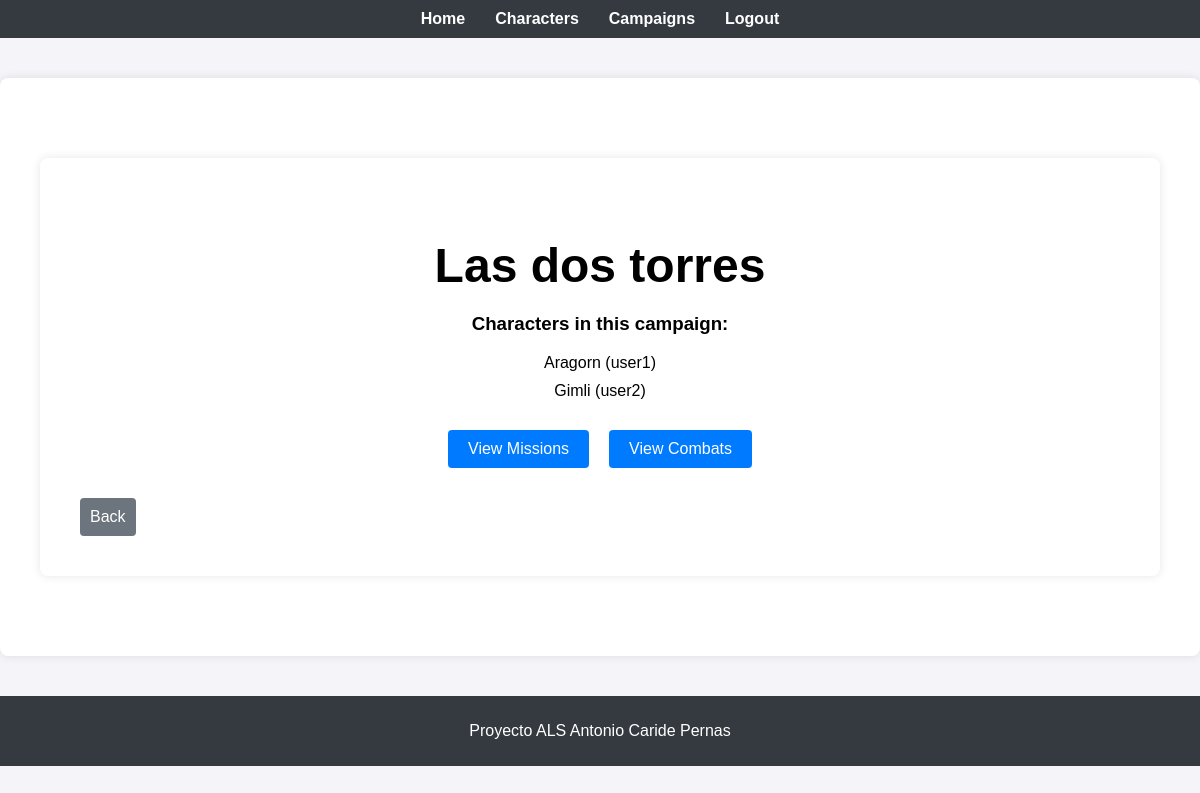
Screenshot of /campaigns/play/1 (signed in) with the database file from the repository.
### app/models/campaign.py (models this page shows, shortened)
class Campaign(db.Model):
    id = db.Column(db.Integer, primary_key=True)
    name = db.Column(db.String(150), nullable=False)
    master_id = db.Column(db.Integer, db.ForeignKey('user.id'), nullable=False)
    is_public = db.Column(db.Boolean, default=False)
    allowed_players = db.relationship('User', secondary=allowed_players, lazy='subquery',
                                      backref=db.backref('campaigns', lazy=True))

### app/models/character.py (models this page shows, shortened)
class Character(db.Model):
    id = db.Column(db.Integer, primary_key=True)
    name = db.Column(db.String(150), nullable=False)
    user_id = db.Column(db.Integer, db.ForeignKey('user.id'), nullable=False)
    user = db.relationship('User', backref=db.backref('characters', lazy=True))  # Añade la relación con User
    race = db.Column(db.String(50), nullable=False)
    character_class = db.Column(db.String(50), nullable=False)
    level = db.Column(db.Integer, nullable=False, default=1)
    strength = db.Column(db.Integer, nullable=False, default=10)
    dexterity = db.Column(db.Integer, nullable=False, default=10)
    constitution = db.Column(db.Integer, nullable=False, default=10)
    intelligence = db.Column(db.Integer, nullable=False, default=10)
    wisdom = db.Column(db.Integer, nullable=False, default=10)
    charisma = db.Column(db.Integer, nullable=False, default=10)
    hit_points = db.Column(db.Integer, nullable=False, default=10)
    armor_class = db.Column(db.Integer, nullable=False, default=10)
    initiative = db.Column(db.Integer, nullable=False, default=0)
    speed = db.Column(db.Integer, nullable=False, default=30)
    campaign_id = db.Column(db.Integer, db.ForeignKey('campaign.id'), nullable=True)  # Nueva propiedad
    bonus = db.Column(db.String(50), nullable=True)

### app/models/user.py (models this page shows, shortened)
class User(UserMixin, db.Model):
    id = db.Column(db.Integer, primary_key=True)
    username = db.Column(db.String(150), unique=True, nullable=False)
    password_hash = db.Column(db.String(150), nullable=False)
    role = db.Column(db.String(50), nullable=False)  # Agrega el campo role

### app/routes/campaigns.py (the view)
@campaigns_bp.route('/play/<int:campaign_id>', methods=['GET'])
@login_required
def play_campaign(campaign_id):
    campaign = Campaign.query.get_or_404(campaign_id)
    characters = Character.query.filter_by(campaign_id=campaign.id).all()
    missions = Mission.query.filter_by(campaign_id=campaign.id).all()
    combats = Combat.query.filter_by(campaign_id=campaign.id).all()
    if current_user.role == 'master':
        return render_template('campaigns/play_master.html', campaign=campaign, characters=characters, missions=missions, combats=combats)
    else:
        return render_template('campaigns/play_player.html', campaign=campaign, characters=characters, missions=missions, combats=combats)

### app/templates/campaigns/play_player.html (shortened to what this page needs)
<!DOCTYPE html>
<html lang="en">
<head>
    <link rel="stylesheet" href="{{ url_for('static', filename='styles.css') }}">
</head>
<body>
    {% extends "base.html" %}
    {% block content %}
    <div class="container">
        <div class="campaign-name">
            <h2>{{ campaign.name }}</h2>
        </div>
        <div class="characters-list">
            <h3>Characters in this campaign:</h3>
            <ul>
                {% for character in characters %}
                <li>{{ character.name }} ({{ character.user.username }})</li>
                {% endfor %}
            </ul>
        </div>
        <div class="operations">
            <div class="btn-container">
                <a href="{{ url_for('missions.view_missions', campaign_id=campaign.id) }}" class="btn">View Missions</a>
                <a href="{{ url_for('combats.view_combats', campaign_id=campaign.id) }}" class="btn">View Combats</a>
            </div>
        </div>
        <a href="{{ url_for('campaigns.list_campaigns') }}" class="back-button">Back</a>
    </div>
    {% endblock %}

### app/static/styles.css (style rules this page uses)
body { font-family: Arial, sans-serif; background-color: #f4f4f4; margin: 0; padding: 0; }
.container { max-width: 600px; margin: 50px auto; padding: 20px; background-color: #fff; box-shadow: 0 0 10px rgba(0, 0, 0, 0.1); }
h2 { text-align: center; margin-bottom: 20px; }
.operations { margin-top: 20px; }

### app/templates/campaigns/play_player.html (style rules this page uses)
.campaign-name { text-align: center; font-size: 2em; margin-top: 20px; }
.operations { text-align: center; margin-top: 20px; }
.characters-list { text-align: center; margin-top: 20px; }
.characters-list ul { list-style-type: none; padding: 0; }
.characters-list li { margin-bottom: 10px; }
.btn { display: inline-block; margin: 10px; padding: 10px 20px; background-color: #007bff; color: #fff; border: none; border-radius: 4px; cursor: pointer; text-decoration: none; text-align: center; }
.back-button { display: inline-block; margin-top: 20px; padding: 10px; background-color: #6c757d; color: #fff; border: none; border-radius: 4px; cursor: pointer; text-decoration: none; text-align: center; }
.btn-container { display: flex; flex-wrap: wrap; justify-content: center; }

### app/templates/base.html (style rules this page uses)
body { font-family: Arial, sans-serif; background-color: #f4f4f9; margin: 0; padding: 0; }
.container { max-width: 1200px; margin: 40px auto; padding: 40px; background-color: #fff; border-radius: 8px; box-shadow: 0 0 10px rgba(0, 0, 0, 0.1); }

### rows the page displays
Campaign: name "Las dos torres"
Character: name "Aragorn", user.username "user1"
Character: name "Gimli", user.username "user2"
